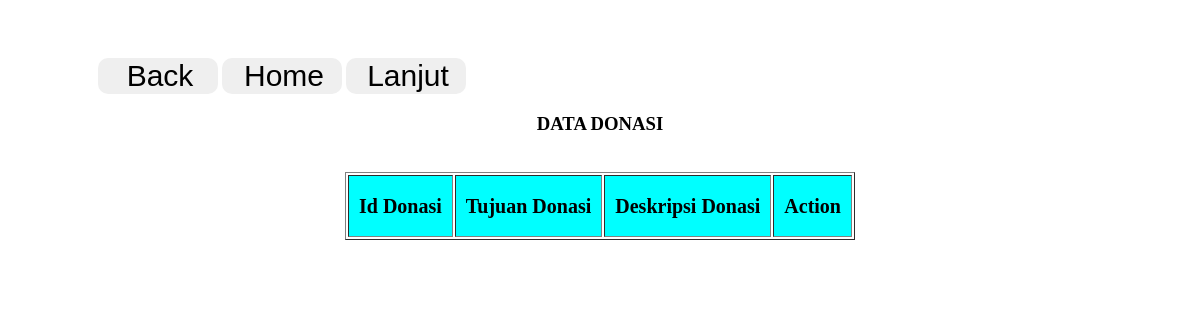
Before: /tabeldonasi.php with the older database file.
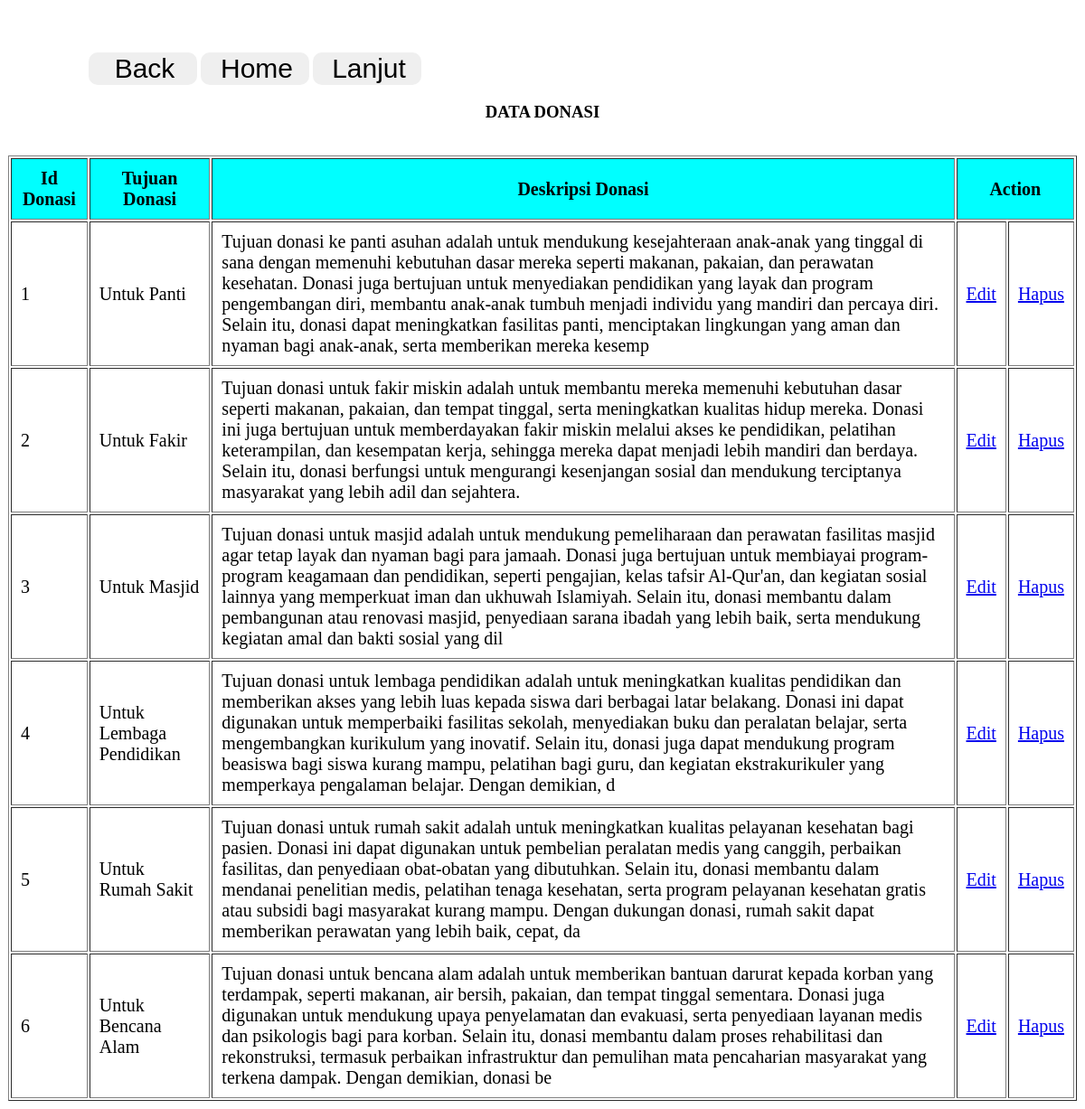
After: the same page with the newer database file.
### tables this page shows
CREATE TABLE `donasi` (
  `iddonasi` int(100) NOT NULL,
  `tujuan_donasi` varchar(100) NOT NULL,
  `deskripsi` varchar(500) NOT NULL,
  `foto` varchar(100) NOT NULL
);

### tabeldonasi.php (the view, shortened to what this page needs)
<!DOCTYPE html>
<html lang="en">
<head>
    </head>
    <body>
    <div class="servicess">
        <a href="tabeluser2.php" class="learn-isi"><button>Back</button></a>
        <a href="berandaadmin2.php" class="learn-isi"><button>Home</button></a>
        <a href="tabeltransaksi.php" class="learn-isi"><button>Lanjut</button></a>
    </div>
    <h3 class="judul">DATA DONASI</h3>
    <br>
    <div class="tabel">
    <table border="1">
    <tr>
        <th>Id Donasi</th>
        <th>Tujuan Donasi</th>
        <th>Deskripsi Donasi</th>
        <th colspan="2">Action</th>
    </tr>
    </div>
<?php
include 'koneksi.php';
$result = mysqli_query($mysqli, "SELECT * FROM donasi") or die (mysqli_error());
while($data = mysqli_fetch_array($result)){
    ?>
    <tr>
        <td><?php echo $data['iddonasi']; ?></td>
        <td><?php echo $data['tujuan_donasi']; ?></td>
        <td><?php echo $data['deskripsi']; ?></td>
        <td><a href='editdatadonasi.php?iddonasi=<?php echo $data['iddonasi'];?>'>Edit</a></td>
        <td><a href='deletedonasi.php?iddonasi=<?php echo $data['iddonasi'];?>'>Hapus</a></td>
        <?php }?>
    </tr>
</html>

### tabeldonasi.php (style rules this page uses)
.judul { text-align: center; font-weight:600; color:black; }
.tabel th { background-color: aqua; height:40px; padding:10px; }
.tabel { border-collapse: collapse; font-size:20px; border:1px solid white; display: flex; justify-content: center; align-items: center; }
.tabel td { padding:10px; height:25px; }
.servicess { text-align: left ; padding-left: 90px; }
.servicess button { margin-top: 50px; padding-left: 10px; width: 120px; border-radius: 10px; border: none; font-size: 30px; }

Changed rows visible on the page:
added donasi: iddonasi "1", tujuan_donasi "Untuk Panti", deskripsi "Tujuan donasi ke panti asuhan adalah untuk mendukung kesejahteraan anak-anak yang tinggal di sana dengan memenuhi kebutuhan dasar mereka seperti makanan, pakaian, dan perawatan kesehatan. Donasi juga bertujuan untuk menyediakan pendidikan yang layak dan program pengembangan diri, membantu anak-anak tumbuh menjadi individu yang mandiri dan percaya diri. Selain itu, donasi dapat meningkatkan fasilitas panti, menciptakan lingkungan yang aman dan nyaman bagi anak-anak, serta memberikan mereka kesemp"
added donasi: iddonasi "2", tujuan_donasi "Untuk Fakir", deskripsi "Tujuan donasi untuk fakir miskin adalah untuk membantu mereka memenuhi kebutuhan dasar seperti makanan, pakaian, dan tempat tinggal, serta meningkatkan kualitas hidup mereka. Donasi ini juga bertujuan untuk memberdayakan fakir miskin melalui akses ke pendidikan, pelatihan keterampilan, dan kesempatan kerja, sehingga mereka dapat menjadi lebih mandiri dan berdaya. Selain itu, donasi berfungsi untuk mengurangi kesenjangan sosial dan mendukung terciptanya masyarakat yang lebih adil dan sejahtera."
added donasi: iddonasi "3", tujuan_donasi "Untuk Masjid", deskripsi "Tujuan donasi untuk masjid adalah untuk mendukung pemeliharaan dan perawatan fasilitas masjid agar tetap layak dan nyaman bagi para jamaah. Donasi juga bertujuan untuk membiayai program-program keagamaan dan pendidikan, seperti pengajian, kelas tafsir Al-Qur'an, dan kegiatan sosial lainnya yang memperkuat iman dan ukhuwah Islamiyah. Selain itu, donasi membantu dalam pembangunan atau renovasi masjid, penyediaan sarana ibadah yang lebih baik, serta mendukung kegiatan amal dan bakti sosial yang dil"
added donasi: iddonasi "4", tujuan_donasi "Untuk Lembaga Pendidikan", deskripsi "Tujuan donasi untuk lembaga pendidikan adalah untuk meningkatkan kualitas pendidikan dan memberikan akses yang lebih luas kepada siswa dari berbagai latar belakang. Donasi ini dapat digunakan untuk memperbaiki fasilitas sekolah, menyediakan buku dan peralatan belajar, serta mengembangkan kurikulum yang inovatif. Selain itu, donasi juga dapat mendukung program beasiswa bagi siswa kurang mampu, pelatihan bagi guru, dan kegiatan ekstrakurikuler yang memperkaya pengalaman belajar. Dengan demikian, d"
added donasi: iddonasi "5", tujuan_donasi "Untuk Rumah Sakit", deskripsi "Tujuan donasi untuk rumah sakit adalah untuk meningkatkan kualitas pelayanan kesehatan bagi pasien. Donasi ini dapat digunakan untuk pembelian peralatan medis yang canggih, perbaikan fasilitas, dan penyediaan obat-obatan yang dibutuhkan. Selain itu, donasi membantu dalam mendanai penelitian medis, pelatihan tenaga kesehatan, serta program pelayanan kesehatan gratis atau subsidi bagi masyarakat kurang mampu. Dengan dukungan donasi, rumah sakit dapat memberikan perawatan yang lebih baik, cepat, da"
added donasi: iddonasi "6", tujuan_donasi "Untuk Bencana Alam", deskripsi "Tujuan donasi untuk bencana alam adalah untuk memberikan bantuan darurat kepada korban yang terdampak, seperti makanan, air bersih, pakaian, dan tempat tinggal sementara. Donasi juga digunakan untuk mendukung upaya penyelamatan dan evakuasi, serta penyediaan layanan medis dan psikologis bagi para korban. Selain itu, donasi membantu dalam proses rehabilitasi dan rekonstruksi, termasuk perbaikan infrastruktur dan pemulihan mata pencaharian masyarakat yang terkena dampak. Dengan demikian, donasi be"
